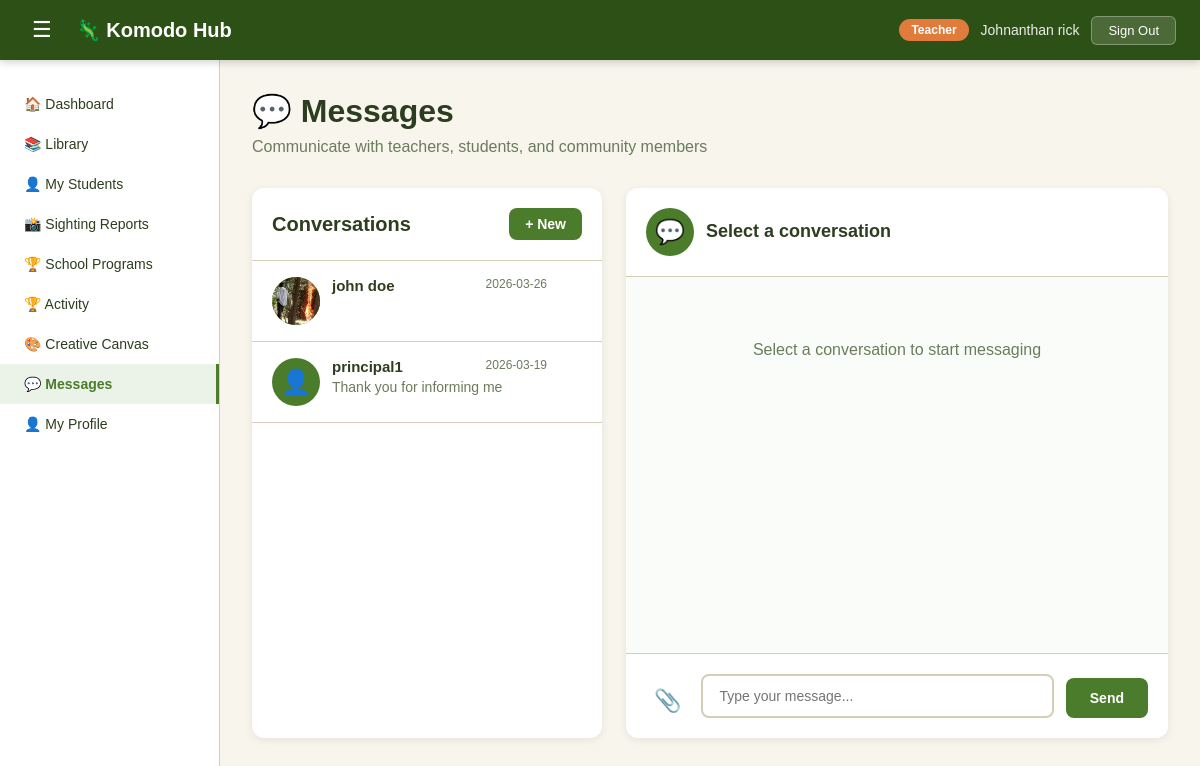
Screenshot of /messages (signed in) with the database file from the repository.
### tables this page shows
CREATE TABLE user(
    user_id INTEGER PRIMARY KEY AUTOINCREMENT,
    fullname TEXT NOT NULL,
    email TEXT NOT NULL,
    role TEXT,
    password TEXT NOT NULL,
    organization_id INTEGER, avatar TEXT, phone TEXT, location TEXT, created_at TIMESTAMP DEFAULT '2025-01-01', status TEXT DEFAULT 'active', points INTEGER DEFAULT 0,
    FOREIGN KEY (organization_id) REFERENCES organization(organization_id)
);

### app.py (the view)
@app.route('/messages')
def get_messages():
    if 'user_id' not in session:
        return redirect(url_for('login_get'))
    user = db.fetch_one('SELECT * FROM user WHERE user_id = ?', (session['user_id'],))
    sql = '''
        SELECT
            u.user_id, u.fullname, u.role, u.avatar,
            m.body as last_message,
            m.sent_at as last_time,
            (SELECT COUNT(*) FROM message
             WHERE sender_id = u.user_id
             AND receiver_id = ?
             AND is_read = 0) as unread_count
        FROM user u
        JOIN message m ON m.message_id = (
            SELECT message_id FROM message
            WHERE (sender_id = u.user_id AND receiver_id = ?)
               OR (sender_id = ? AND receiver_id = u.user_id)
            ORDER BY sent_at DESC LIMIT 1
        )
        WHERE u.user_id != ?
        GROUP BY u.user_id
        ORDER BY last_time DESC
    '''
    conversations = db.fetch_query(sql, (
        session['user_id'], session['user_id'],
        session['user_id'], session['user_id']
    ))
    return render_template('shared/messages.html', user=user, conversations=conversations)

### database.py (called while the page is built)
def fetch_query(sql, params=()):
    with sqlite3.connect('Komodo_DB.db') as con:
        con.row_factory = sqlite3.Row
        cur = con.cursor()
        cur.execute(sql, params)
        rows = cur.fetchall()
        return rows

def fetch_one(sql, params=()):
    with sqlite3.connect('Komodo_DB.db') as con:
        con.row_factory = sqlite3.Row
        cur = con.cursor()
        cur.execute(sql, params)
        row = cur.fetchone()
        return row

### templates/shared/messages.html (shortened to what this page needs)
<!DOCTYPE html>
<html lang="en">
<head>
    <link rel="stylesheet" href="{{ url_for('static', filename='css/style.css') }}">
    <link rel="stylesheet" href="{{ url_for('static', filename='css/dashboard.css') }}">
    <link rel="stylesheet" href="{{ url_for('static', filename='css/tabs/messages.css') }}">
</head>
<body class="dashboard-body">
    {% include 'shared/navbar.html' %}
    <div class="dash-layout">
        {% include 'shared/sidebar.html' %}
        <main class="dash-main">
            <div class="page-header">
                <h1>&#128172; Messages</h1>
                <p>Communicate with teachers, students, and community members</p>
            </div>
            <div class="messages-container">
                <div class="conversations-panel">
                    <div class="panel-header">
                        <h2>Conversations</h2>
                        <button class="btn-new-message" onclick="newMessage()">+ New</button>
                    </div>
                    <div class="conversations-list" id="conversations-list">
                        {% for c in conversations %}
                        <div class="conversation-item {% if c['unread_count'] > 0 %}unread{% endif %}"
                             data-user-id="{{ c['user_id'] }}"
                             onclick="openConversation({{ c['user_id'] }}, '{{ c['fullname'] }}', '{{ c['role'] }}', '{{ c['avatar'] or '' }}')">
                            <div class="conv-avatar">
                                {% if c['avatar'] %}
                                    <img src="{{ url_for('static', filename=c['avatar']) }}"
                                         style="width:100%;height:100%;object-fit:cover;border-radius:50%;">
                                {% else %}
                                    👤
                                {% endif %}
                            </div>
                            <div class="conv-info">
                                <div class="conv-header">
                                    <span class="conv-name">{{ c['fullname'] }}</span>
                                    <span class="conv-time">{{ c['last_time'][:10] if c['last_time'] else '' }}</span>
                                </div>
                                <p class="conv-preview">
                                    {{ c['last_message'][:40] if c['last_message'] else '' }}{% if c['last_message'] and c['last_message']|length > 40 %}...{% endif %}
                                </p>
                            </div>
                        </div>
                        {% else %}
                        <div data-placeholder style="padding:20px; text-align:center; color:var(--text-muted); font-size:14px;">
                            No conversations yet. Start one with + New!
                        </div>
                        {% endfor %}
                    </div>
                </div>
                <div class="messages-panel">
                    <div class="thread-header">
                        <div class="thread-user">
                            <div class="thread-avatar">💬</div>
                            <div class="thread-info">
                                <h3>Select a conversation</h3>
                            </div>
                        </div>
                    </div>
                    <div class="messages-thread" id="messages-thread">
                        <div style="text-align:center; padding:40px; color:var(--text-muted);">
                            <p>Select a conversation to start messaging</p>
                        </div>
                    </div>
                    <div class="message-input-container">
                        <label class="btn-attach" for="attachment-input" title="Attach file">&#128206;</label>
                        <textarea id="message-input" placeholder="Type your message..." rows="1"></textarea>
                        <button class="btn-send" onclick="sendMessage()">Send</button>
                    </div>
                </div>
            </div>
        </main>
    </div>
</body>
</html>

### templates/shared/navbar.html
    <nav class="dash-nav">
        <div class="dash-nav-left">
            <button class="sidebar-toggle" onclick="toggleSidebar()">&#9776;</button>
            <a href="/dashboard/{{ user['role'] }}" class="dash-logo">&#129422; Komodo Hub</a>
        </div>
        <div class="dash-nav-right">
            <span class="nav-role-badge">{{ user['role'].replace('-', ' ').title() }}</span>
            <span class="nav-username">{{ user['fullname'] }}</span>
            <button class="btn-signout" onclick="signOut()">Sign Out</button>
        </div>
    </nav>

### static/css/style.css (style rules this page uses)
* { margin: 0; padding: 0; box-sizing: border-box; }
:root { --primary-green: #2D5016; --secondary-green: #4A7C2C; --accent-orange: #E17B3C; --light-bg: #F8F5ED; --white: #FFFFFF; --text-dark: #2C3E1F; --text-muted: #6B7C5C; --border-color: #D4CDB8; }
body { font-family: Arial, sans-serif; background-color: var(--light-bg); min-height: 100vh; display: flex; align-items: center; justify-content: center; padding: 20px; }

### static/css/dashboard.css (style rules this page uses)
.dashboard-body { display: block; padding: 0; background-color: var(--light-bg); min-height: 100vh; }
.dash-nav { background-color: var(--primary-green); color: var(--white); padding: 0 24px; height: 60px; display: flex; align-items: center; justify-content: space-between; position: sticky; top: 0; z-index: 100; box-shadow: 0 2px 8px rgba(0,0,0,0.2); }
.dash-nav-left { display: flex; align-items: center; gap: 16px; }
.dash-logo { color: var(--white); text-decoration: none; font-size: 20px; font-weight: bold; }
.sidebar-toggle { background: none; border: none; color: var(--white); font-size: 22px; cursor: pointer; padding: 4px 8px; border-radius: 4px; }
.dash-nav-right { display: flex; align-items: center; gap: 12px; }
.nav-role-badge { background-color: var(--accent-orange); color: var(--white); padding: 4px 12px; border-radius: 20px; font-size: 12px; font-weight: bold; }
.nav-username { font-size: 14px; color: rgba(255,255,255,0.9); }
.btn-signout { background-color: rgba(255,255,255,0.15); color: var(--white); border: 1px solid rgba(255,255,255,0.3); padding: 6px 16px; border-radius: 6px; font-size: 13px; cursor: pointer; }
.dash-layout { display: flex; min-height: calc(100vh - 60px); }
.dash-main { flex: 1; padding: 32px; overflow-y: auto; }

### rows the page displays
user: role.replace "Teacher", fullname "Johnanthan rick"
user: avatar (picture), fullname "john doe", c "2026-03-26"
user: fullname "principal1", c "2026-03-19", c "Thank you for informing me"
